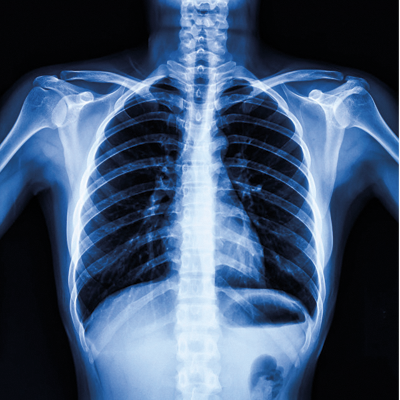
#> input picture lab2/pictures_src/x-ray.png, 400 x 400 px
$ python main.py
#> lines starting #> are read from the running program, lines starting #| are printed output that depends on the picture; after the words box and inside, x2 and y2 are one past the last pixel; in counts of white or black regions, pixels touching at a corner belong together
import os
import numpy as np
import cv2

input_folder = 'pictures_src/'
output_folder = 'pictures_results/'


def load_image(image_name):
#> called with image_name = 'x-ray.png'
    return cv2.imread(os.path.join(input_folder, image_name))
#> returned value is the input picture: shape (400, 400, 3); mean B, G, R 112.4, 84.8, 64.5


def save_image(image, image_name):
    output_path = os.path.join(output_folder, image_name)
    cv2.imwrite(output_path, image)


# Приведение изображения к полутоновому
def to_grayscale(image):
    grayscale = 0.299 * image[:, :, 2] + 0.587 * image[:, :, 1] + 0.114 * image[:, :, 0]
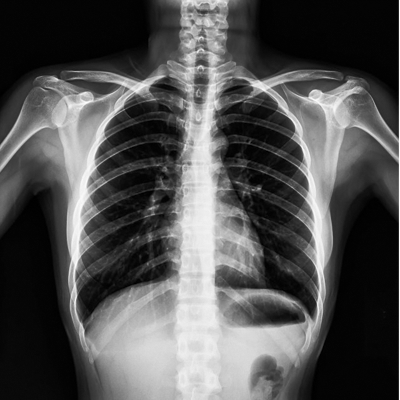
#> grayscale: shape (400, 400) float64; min 0, max 255, mean 81.9
    return grayscale.astype(np.uint8)
#> returned value: shape (400, 400)


# Бинаризация изображения
def binarize_image(grayscale_image, threshold=128):
#> called with threshold = 108
    binary_image = grayscale_image > threshold
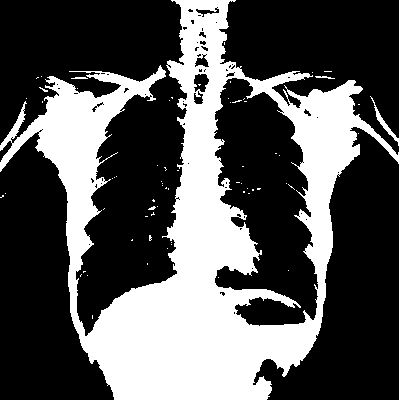
#> binary_image: shape (400, 400) bool; 34% white; 66 white regions (63 under 20 px), largest, box (x1, y1, x2, y2) and area: (0, 0, 400, 400) 54075, (315, 76, 335, 79) 33, (71, 77, 88, 79) 28
    return binary_image.astype(np.uint8) * 255


# Адаптивная бинаризация Бернсена (Окно 5x5)
def bernsen_binarization(image, window_size=5):
#> called with window_size = 5
    grayscale_image = to_grayscale(image)
    output_image = np.zeros_like(grayscale_image)
    padding = window_size // 2

    for i in range(padding, grayscale_image.shape[0] - padding):
        for j in range(padding, grayscale_image.shape[1] - padding):
            window = grayscale_image[i - padding:i + padding + 1, j - padding:j + padding + 1]
            min_val = np.min(window)
            max_val = np.max(window)
            threshold = (float(min_val) + float(max_val)) / 2
            output_image[i, j] = 255 if grayscale_image[i, j] > threshold else 0
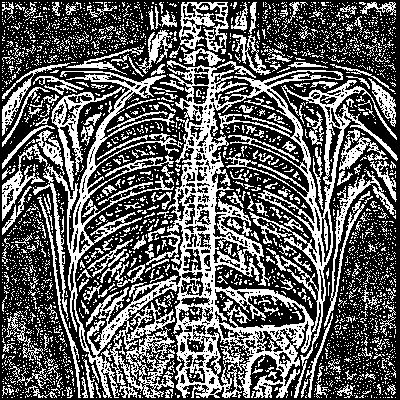
#> output_image: shape (400, 400); 37.5% white in thin lines or dots

    return output_image


image_name = 'x-ray.png'

image = load_image(image_name)

grayscale_image = to_grayscale(image)
save_image(grayscale_image, 'grayscale_' + image_name)

binary_image = binarize_image(grayscale_image, threshold=108)
save_image(binary_image, 'binary_' + image_name)

bernsen_binary_image = bernsen_binarization(image, window_size=5)
save_image(bernsen_binary_image, 'bernsen_binary_' + image_name)
